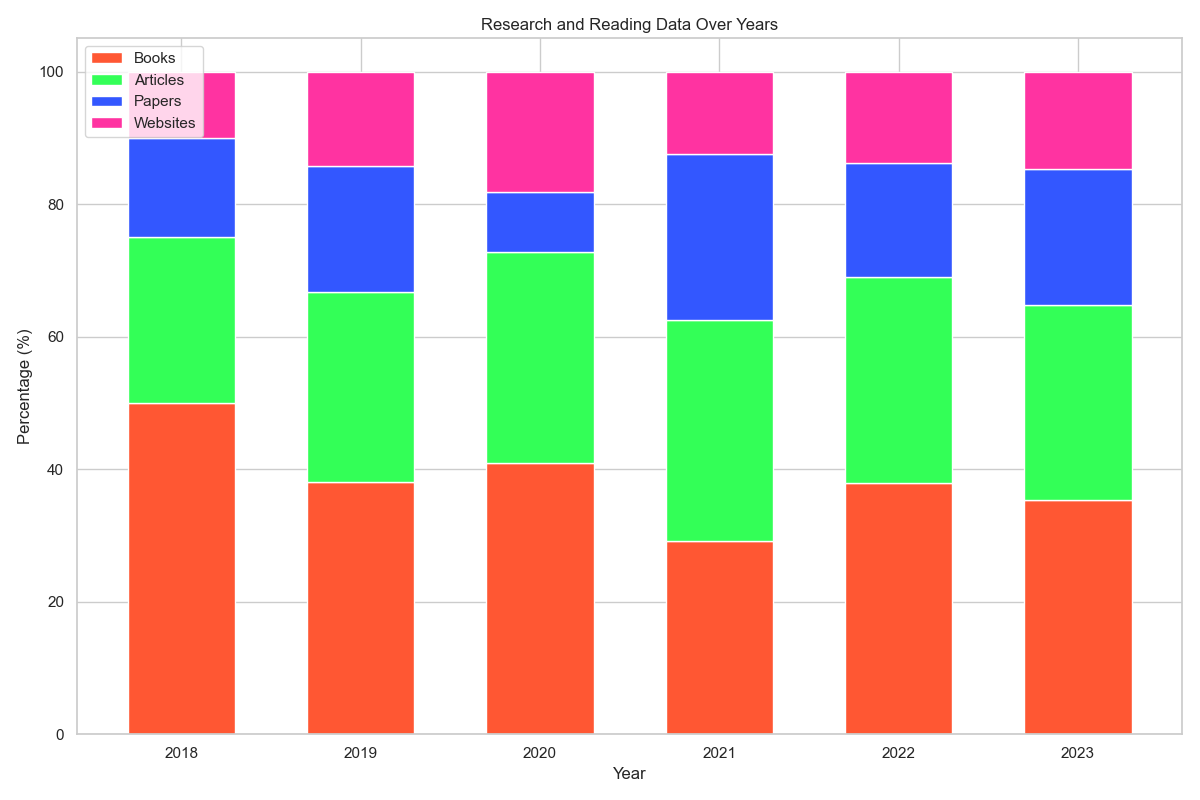

The script that drew this image:

import seaborn as sns
import matplotlib.pyplot as plt
import pandas as pd

data = {
    'Year': [2018, 2019, 2020, 2021, 2022, 2023],
    'Books': [10, 8, 9, 7, 11, 12],
    'Articles': [5, 6, 7, 8, 9, 10],
    'Papers': [3, 4, 2, 6, 5, 7],
    'Websites': [2, 3, 4, 3, 4, 5]
}
df = pd.DataFrame(data)

df_pct = df.set_index('Year').apply(lambda x: x / x.sum() * 100, axis=1).reset_index()

fig, ax = plt.subplots(figsize=(12, 8))

colors = ['#FF5733', '#33FF57', '#3357FF', '#FF33A1']

bottom = pd.Series([0] * len(df_pct))
for i, col in enumerate(df.columns[1:]):
    ax.bar(
        df_pct['Year'],
        df_pct[col],
        bottom=bottom,
        color=colors[i],
        edgecolor='white',
        width=0.6
    )
    bottom += df_pct[col]

ax.set_xlabel('Year')
ax.set_ylabel('Percentage (%)')
plt.title('Research and Reading Data Over Years')

ax.set_xticks(df_pct['Year'])
ax.set_xticklabels(df_pct['Year'], rotation=0)
ax.legend(df.columns[1:], loc='upper left')

plt.tight_layout()
plt.show()
